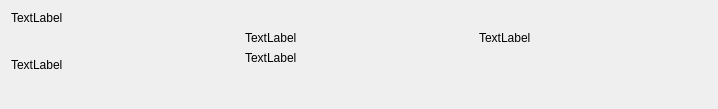
<?xml version="1.0" encoding="UTF-8"?>
<ui version="4.0">
 <class>Form</class>
 <widget class="QWidget" name="Form">
  <property name="geometry">
   <rect>
    <x>0</x>
    <y>0</y>
    <width>718</width>
    <height>109</height>
   </rect>
  </property>
  <property name="windowTitle">
   <string>Form</string>
  </property>
  <layout class="QVBoxLayout" name="verticalLayout_3">
   <item>
    <widget class="QLabel" name="lbl_Title">
     <property name="sizePolicy">
      <sizepolicy hsizetype="Preferred" vsizetype="Maximum">
       <horstretch>0</horstretch>
       <verstretch>0</verstretch>
      </sizepolicy>
     </property>
     <property name="text">
      <string>TextLabel</string>
     </property>
    </widget>
   </item>
   <item>
    <layout class="QHBoxLayout" name="horizontalLayout_2">
     <item>
      <widget class="QLabel" name="lbl_img">
       <property name="text">
        <string>TextLabel</string>
       </property>
      </widget>
     </item>
     <item>
      <layout class="QVBoxLayout" name="verticalLayout">
       <item>
        <widget class="QLabel" name="lbl_Year">
         <property name="text">
          <string>TextLabel</string>
         </property>
         <property name="wordWrap">
          <bool>true</bool>
         </property>
        </widget>
       </item>
       <item>
        <widget class="QLabel" name="lbl_Genre">
         <property name="text">
          <string>TextLabel</string>
         </property>
         <property name="wordWrap">
          <bool>true</bool>
         </property>
        </widget>
       </item>
       <item>
        <spacer name="verticalSpacer">
         <property name="orientation">
          <enum>Qt::Vertical</enum>
         </property>
         <property name="sizeHint" stdset="0">
          <size>
           <width>20</width>
           <height>40</height>
          </size>
         </property>
        </spacer>
       </item>
      </layout>
     </item>
     <item>
      <layout class="QVBoxLayout" name="verticalLayout_2">
       <item>
        <widget class="QLabel" name="lbl_Cast">
         <property name="text">
          <string>TextLabel</string>
         </property>
         <property name="wordWrap">
          <bool>true</bool>
         </property>
        </widget>
       </item>
       <item>
        <spacer name="verticalSpacer_2">
         <property name="orientation">
          <enum>Qt::Vertical</enum>
         </property>
         <property name="sizeHint" stdset="0">
          <size>
           <width>20</width>
           <height>40</height>
          </size>
         </property>
        </spacer>
       </item>
      </layout>
     </item>
    </layout>
   </item>
  </layout>
 </widget>
 <resources/>
 <connections/>
</ui>
